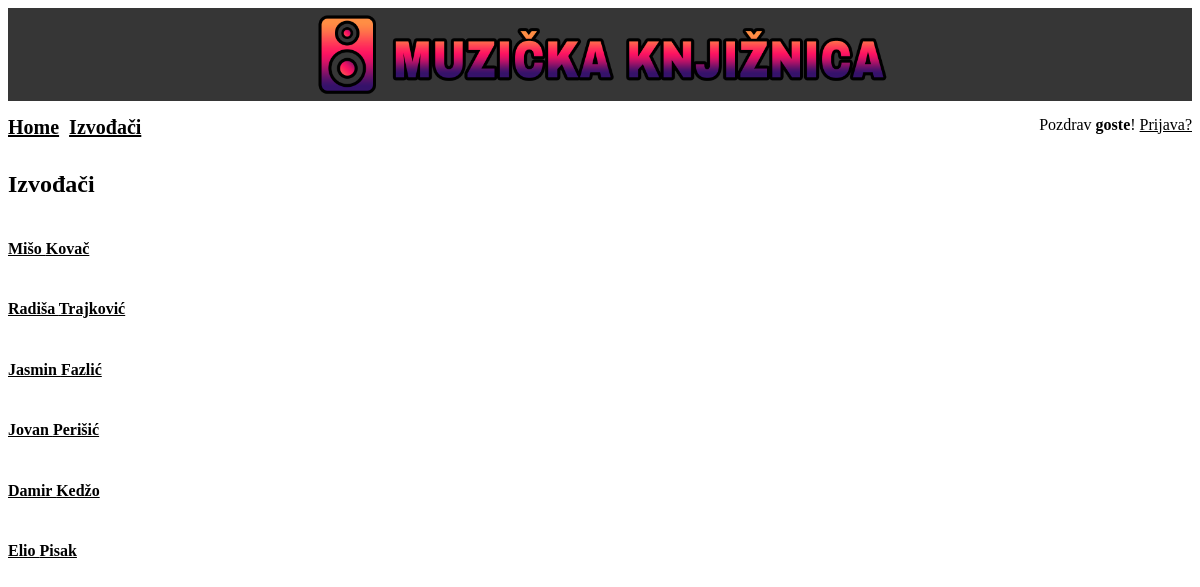
The page /izvodaci/ on the database as committed earlier.
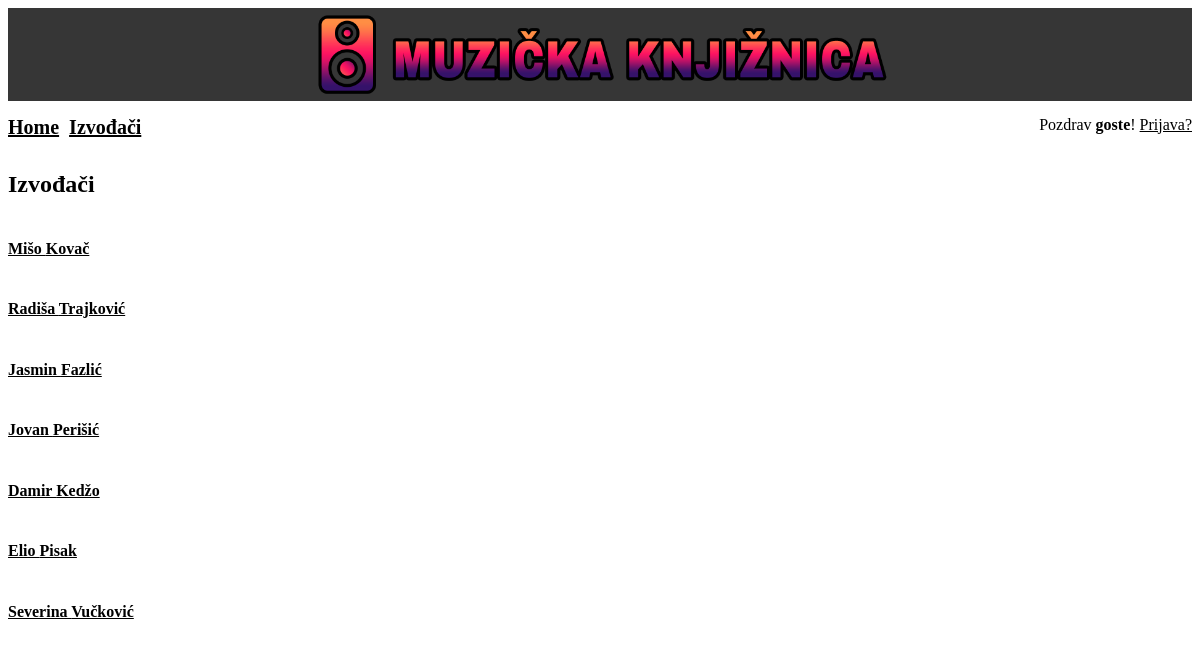
The same page on the database as committed later.
### main/models.py (models this page shows, shortened)
class Izvodac(models.Model):
    izvodac_ime=models.CharField(max_length=50)
    izvodac_prezime=models.CharField(max_length=50)
    datum_rođenja=models.DateField()
    dodatne_informacije_izvodaca=models.CharField(max_length=100, blank=True)

### main/views.py (the view)
# urls.py: path('izvodaci/', IzvodacList.as_view()),
class IzvodacList(ListView):
    model = Izvodac

### templates/main/izvodac_list.html (shortened to what this page needs)
{% extends "base_generic.html" %}
{% block content %}
<br>
<h2> Izvođači </h2>
{% for izvodac in object_list %}
    <div class="album">
        <h4 class="gumbi"><a href="/izvodaci/{{ izvodac.izvodac_prezime }}">{{ izvodac.izvodac_ime }} {{ izvodac.izvodac_prezime }}</a></h4>
    </div>
{% endfor %}
{% endblock %}

Rows that differ between the two databases and show on the page:
added Izvodac: izvodac_ime "Severina", izvodac_prezime "Vučković"
